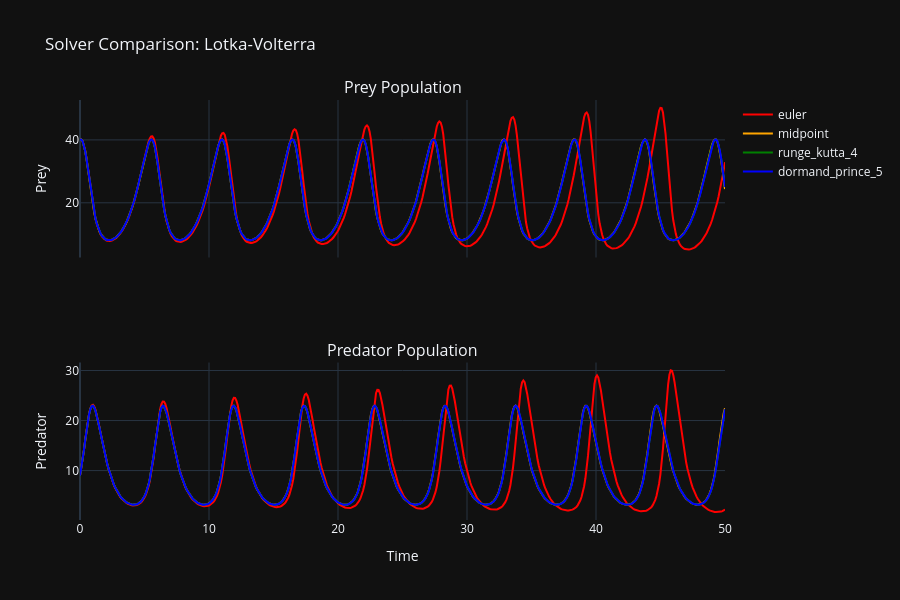

Notebook code cell kept with this figure:
### Code cell
# Time series comparison
t_eval = torch.linspace(0, 50, 500, device=device)

fig = make_subplots(
    rows=2,
    cols=1,
    shared_xaxes=True,
    subplot_titles=("Prey Population", "Predator Population"),
)

colors = {
    "euler": "red",
    "midpoint": "orange",
    "runge_kutta_4": "green",
    "dormand_prince_5": "blue",
}

for name in solvers.keys():
    interp = interpolants[name]  # Reuse stored interpolant

    # Batched query - much faster
    states = interp(t_eval)
    # Handle both TensorDict and tensor return types
    if hasattr(states, "keys"):  # TensorDict
        prey_traj = states["prey"].squeeze().cpu().numpy()
        pred_traj = states["predator"].squeeze().cpu().numpy()
    else:
        prey_traj = states[..., 0].cpu().numpy()
        pred_traj = states[..., 1].cpu().numpy()

    fig.add_trace(
        go.Scatter(
            x=t_eval.cpu().numpy(),
            y=prey_traj,
            name=name,
            line=dict(color=colors[name]),
        ),
        row=1,
        col=1,
    )
    fig.add_trace(
        go.Scatter(
            x=t_eval.cpu().numpy(),
            y=pred_traj,
            name=name,
            line=dict(color=colors[name]),
            showlegend=False,
        ),
        row=2,
        col=1,
    )

fig.update_layout(
    title="Solver Comparison: Lotka-Volterra",
    template=plotly_template,
    height=600,
)
fig.update_xaxes(title_text="Time", row=2, col=1)
fig.update_yaxes(title_text="Prey", row=1, col=1)
fig.update_yaxes(title_text="Predator", row=2, col=1)
fig.show()

### Figure 1 — Plotly figure (JSON) as saved in the notebook; plotly's stock layout.template omitted (floating-point values rounded to 4 significant figures; data arrays with more than 128 entries replaced by an {"elided": "..."} marker saying what was removed)
{"data": [{"line": {"color": "red"}, "name": "euler", "type": "scatter", "x": {"elided": "500 float values"}, "xaxis": "x", "y": {"elided": "500 float values"}, "yaxis": "y"}, {"line": {"color": "red"}, "name": "euler", "showlegend": false, "type": "scatter", "x": {"elided": "500 float values"}, "xaxis": "x2", "y": {"elided": "500 float values"}, "yaxis": "y2"}, {"line": {"color": "orange"}, "name": "midpoint", "type": "scatter", "x": {"elided": "500 float values"}, "xaxis": "x", "y": {"elided": "500 float values"}, "yaxis": "y"}, {"line": {"color": "orange"}, "name": "midpoint", "showlegend": false, "type": "scatter", "x": {"elided": "500 float values"}, "xaxis": "x2", "y": {"elided": "500 float values"}, "yaxis": "y2"}, {"line": {"color": "green"}, "name": "runge_kutta_4", "type": "scatter", "x": {"elided": "500 float values"}, "xaxis": "x", "y": {"elided": "500 float values"}, "yaxis": "y"}, {"line": {"color": "green"}, "name": "runge_kutta_4", "showlegend": false, "type": "scatter", "x": {"elided": "500 float values"}, "xaxis": "x2", "y": {"elided": "500 float values"}, "yaxis": "y2"}, {"line": {"color": "blue"}, "name": "dormand_prince_5", "type": "scatter", "x": {"elided": "500 float values"}, "xaxis": "x", "y": {"elided": "500 float values"}, "yaxis": "y"}, {"line": {"color": "blue"}, "name": "dormand_prince_5", "showlegend": false, "type": "scatter", "x": {"elided": "500 float values"}, "xaxis": "x2", "y": {"elided": "500 float values"}, "yaxis": "y2"}], "layout": {"annotations": [{"font": {"size": 16}, "showarrow": false, "text": "Prey Population", "x": 0.5, "xanchor": "center", "xref": "paper", "y": 1.0, "yanchor": "bottom", "yref": "paper"}, {"font": {"size": 16}, "showarrow": false, "text": "Predator Population", "x": 0.5, "xanchor": "center", "xref": "paper", "y": 0.375, "yanchor": "bottom", "yref": "paper"}], "height": 600, "title": {"text": "Solver Comparison: Lotka-Volterra"}, "xaxis": {"anchor": "y", "domain": [0.0, 1.0], "matches": "x2", "showticklabels": false}, "xaxis2": {"anchor": "y2", "domain": [0.0, 1.0], "title": {"text": "Time"}}, "yaxis": {"anchor": "x", "domain": [0.625, 1.0], "title": {"text": "Prey"}}, "yaxis2": {"anchor": "x2", "domain": [0.0, 0.375], "title": {"text": "Predator"}}}}
